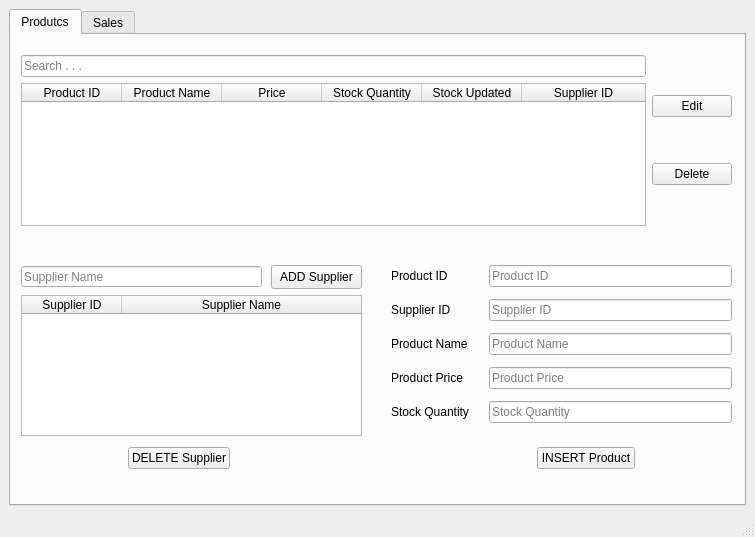
<?xml version="1.0" encoding="UTF-8"?>
<ui version="4.0">
 <class>MainWindow</class>
 <widget class="QMainWindow" name="MainWindow">
  <property name="geometry">
   <rect>
    <x>0</x>
    <y>0</y>
    <width>755</width>
    <height>537</height>
   </rect>
  </property>
  <property name="windowTitle">
   <string>Simple Shop Management System</string>
  </property>
  <widget class="QWidget" name="centralwidget">
   <layout class="QVBoxLayout" name="verticalLayout">
    <item>
     <widget class="QTabWidget" name="tabWidget">
      <property name="currentIndex">
       <number>0</number>
      </property>
      <widget class="QWidget" name="tab_products">
       <attribute name="title">
        <string>Produtcs</string>
       </attribute>
       <widget class="QTableWidget" name="supplier_table">
        <property name="geometry">
         <rect>
          <x>10</x>
          <y>260</y>
          <width>341</width>
          <height>141</height>
         </rect>
        </property>
        <property name="sizeAdjustPolicy">
         <enum>QAbstractScrollArea::AdjustToContents</enum>
        </property>
        <property name="editTriggers">
         <set>QAbstractItemView::NoEditTriggers</set>
        </property>
        <property name="selectionMode">
         <enum>QAbstractItemView::SingleSelection</enum>
        </property>
        <property name="selectionBehavior">
         <enum>QAbstractItemView::SelectRows</enum>
        </property>
        <property name="showGrid">
         <bool>true</bool>
        </property>
        <property name="sortingEnabled">
         <bool>true</bool>
        </property>
        <attribute name="horizontalHeaderCascadingSectionResizes">
         <bool>true</bool>
        </attribute>
        <attribute name="horizontalHeaderStretchLastSection">
         <bool>true</bool>
        </attribute>
        <attribute name="verticalHeaderVisible">
         <bool>false</bool>
        </attribute>
        <attribute name="verticalHeaderCascadingSectionResizes">
         <bool>true</bool>
        </attribute>
        <attribute name="verticalHeaderShowSortIndicator" stdset="0">
         <bool>false</bool>
        </attribute>
        <attribute name="verticalHeaderStretchLastSection">
         <bool>false</bool>
        </attribute>
        <column>
         <property name="text">
          <string>Supplier ID</string>
         </property>
        </column>
        <column>
         <property name="text">
          <string>Supplier Name</string>
         </property>
        </column>
       </widget>
       <widget class="QLineEdit" name="sfield">
        <property name="geometry">
         <rect>
          <x>10</x>
          <y>231</y>
          <width>241</width>
          <height>21</height>
         </rect>
        </property>
        <property name="text">
         <string/>
        </property>
        <property name="placeholderText">
         <string>Supplier Name</string>
        </property>
       </widget>
       <widget class="QPushButton" name="pb_add_supplier">
        <property name="geometry">
         <rect>
          <x>260</x>
          <y>230</y>
          <width>91</width>
          <height>24</height>
         </rect>
        </property>
        <property name="text">
         <string>ADD Supplier</string>
        </property>
       </widget>
       <widget class="QWidget" name="layoutWidget">
        <property name="geometry">
         <rect>
          <x>380</x>
          <y>230</y>
          <width>341</width>
          <height>171</height>
         </rect>
        </property>
        <layout class="QFormLayout" name="formLayout">
         <property name="horizontalSpacing">
          <number>20</number>
         </property>
         <property name="verticalSpacing">
          <number>12</number>
         </property>
         <item row="0" column="0">
          <widget class="QLabel" name="label_5">
           <property name="text">
            <string>Product ID</string>
           </property>
          </widget>
         </item>
         <item row="0" column="1">
          <widget class="QLineEdit" name="pidfield">
           <property name="readOnly">
            <bool>true</bool>
           </property>
           <property name="placeholderText">
            <string>Product ID</string>
           </property>
          </widget>
         </item>
         <item row="1" column="0">
          <widget class="QLabel" name="label_8">
           <property name="text">
            <string>Supplier ID</string>
           </property>
          </widget>
         </item>
         <item row="1" column="1">
          <widget class="QLineEdit" name="sidfield">
           <property name="text">
            <string/>
           </property>
           <property name="placeholderText">
            <string>Supplier ID</string>
           </property>
          </widget>
         </item>
         <item row="2" column="0">
          <widget class="QLabel" name="label_6">
           <property name="text">
            <string>Product Name</string>
           </property>
          </widget>
         </item>
         <item row="2" column="1">
          <widget class="QLineEdit" name="pnamefield">
           <property name="placeholderText">
            <string>Product Name</string>
           </property>
          </widget>
         </item>
         <item row="3" column="0">
          <widget class="QLabel" name="label_7">
           <property name="text">
            <string>Product Price</string>
           </property>
          </widget>
         </item>
         <item row="3" column="1">
          <widget class="QLineEdit" name="ppricefield">
           <property name="placeholderText">
            <string>Product Price</string>
           </property>
          </widget>
         </item>
         <item row="4" column="0">
          <widget class="QLabel" name="label_9">
           <property name="text">
            <string>Stock Quantity</string>
           </property>
          </widget>
         </item>
         <item row="4" column="1">
          <widget class="QLineEdit" name="sqfield">
           <property name="text">
            <string/>
           </property>
           <property name="placeholderText">
            <string>Stock Quantity</string>
           </property>
          </widget>
         </item>
        </layout>
       </widget>
       <widget class="QWidget" name="layoutWidget">
        <property name="geometry">
         <rect>
          <x>10</x>
          <y>20</y>
          <width>711</width>
          <height>171</height>
         </rect>
        </property>
        <layout class="QHBoxLayout" name="horizontalLayout_2">
         <item>
          <layout class="QVBoxLayout" name="verticalLayout_2">
           <item>
            <widget class="QLineEdit" name="psearch_field">
             <property name="placeholderText">
              <string>Search . . .</string>
             </property>
             <property name="clearButtonEnabled">
              <bool>true</bool>
             </property>
            </widget>
           </item>
           <item>
            <widget class="QTableWidget" name="products_table">
             <property name="sizeAdjustPolicy">
              <enum>QAbstractScrollArea::AdjustToContents</enum>
             </property>
             <property name="editTriggers">
              <set>QAbstractItemView::NoEditTriggers</set>
             </property>
             <property name="selectionMode">
              <enum>QAbstractItemView::SingleSelection</enum>
             </property>
             <property name="selectionBehavior">
              <enum>QAbstractItemView::SelectRows</enum>
             </property>
             <property name="sortingEnabled">
              <bool>true</bool>
             </property>
             <attribute name="horizontalHeaderStretchLastSection">
              <bool>true</bool>
             </attribute>
             <attribute name="verticalHeaderVisible">
              <bool>false</bool>
             </attribute>
             <attribute name="verticalHeaderShowSortIndicator" stdset="0">
              <bool>false</bool>
             </attribute>
             <column>
              <property name="text">
               <string>Product ID</string>
              </property>
             </column>
             <column>
              <property name="text">
               <string>Product Name</string>
              </property>
             </column>
             <column>
              <property name="text">
               <string>Price</string>
              </property>
             </column>
             <column>
              <property name="text">
               <string>Stock Quantity</string>
              </property>
             </column>
             <column>
              <property name="text">
               <string>Stock Updated</string>
              </property>
             </column>
             <column>
              <property name="text">
               <string>Supplier ID</string>
              </property>
             </column>
            </widget>
           </item>
          </layout>
         </item>
         <item>
          <layout class="QVBoxLayout" name="verticalLayout_3">
           <item>
            <widget class="QPushButton" name="pb_edit_product">
             <property name="text">
              <string>Edit</string>
             </property>
            </widget>
           </item>
           <item>
            <widget class="QPushButton" name="pb_delete_product">
             <property name="text">
              <string>Delete</string>
             </property>
            </widget>
           </item>
          </layout>
         </item>
        </layout>
       </widget>
       <widget class="QWidget" name="layoutWidget">
        <property name="geometry">
         <rect>
          <x>10</x>
          <y>410</y>
          <width>711</width>
          <height>26</height>
         </rect>
        </property>
        <layout class="QHBoxLayout" name="horizontalLayout_3">
         <property name="spacing">
          <number>210</number>
         </property>
         <property name="leftMargin">
          <number>10</number>
         </property>
         <item>
          <widget class="QPushButton" name="pb_delete_supplier">
           <property name="sizePolicy">
            <sizepolicy hsizetype="Fixed" vsizetype="Fixed">
             <horstretch>0</horstretch>
             <verstretch>0</verstretch>
            </sizepolicy>
           </property>
           <property name="text">
            <string>DELETE Supplier</string>
           </property>
          </widget>
         </item>
         <item>
          <widget class="QPushButton" name="pb_insert_update_product">
           <property name="sizePolicy">
            <sizepolicy hsizetype="Fixed" vsizetype="Fixed">
             <horstretch>0</horstretch>
             <verstretch>0</verstretch>
            </sizepolicy>
           </property>
           <property name="text">
            <string>INSERT Product</string>
           </property>
          </widget>
         </item>
        </layout>
       </widget>
      </widget>
      <widget class="QWidget" name="tab_sales">
       <attribute name="title">
        <string>Sales</string>
       </attribute>
       <widget class="QPushButton" name="pb_insert_update_sale">
        <property name="geometry">
         <rect>
          <x>330</x>
          <y>400</y>
          <width>75</width>
          <height>24</height>
         </rect>
        </property>
        <property name="text">
         <string>Insert</string>
        </property>
       </widget>
       <widget class="QWidget" name="layoutWidget">
        <property name="geometry">
         <rect>
          <x>10</x>
          <y>280</y>
          <width>711</width>
          <height>111</height>
         </rect>
        </property>
        <layout class="QGridLayout" name="gridLayout">
         <item row="0" column="4">
          <widget class="QLineEdit" name="s_pidfield">
           <property name="text">
            <string/>
           </property>
           <property name="placeholderText">
            <string>Product ID</string>
           </property>
          </widget>
         </item>
         <item row="1" column="4">
          <widget class="QLineEdit" name="s_pqfield">
           <property name="text">
            <string/>
           </property>
           <property name="placeholderText">
            <string>Purchase Quantity</string>
           </property>
          </widget>
         </item>
         <item row="1" column="1">
          <widget class="QLineEdit" name="s_cnfield">
           <property name="text">
            <string/>
           </property>
           <property name="placeholderText">
            <string>Customer Name</string>
           </property>
          </widget>
         </item>
         <item row="0" column="3">
          <widget class="QLabel" name="label_2">
           <property name="text">
            <string>Product ID</string>
           </property>
          </widget>
         </item>
         <item row="0" column="0">
          <widget class="QLabel" name="label">
           <property name="text">
            <string>Sales ID</string>
           </property>
          </widget>
         </item>
         <item row="1" column="0">
          <widget class="QLabel" name="label_3">
           <property name="text">
            <string>Customer Name</string>
           </property>
          </widget>
         </item>
         <item row="0" column="1">
          <widget class="QLineEdit" name="s_sidfield">
           <property name="enabled">
            <bool>false</bool>
           </property>
           <property name="text">
            <string/>
           </property>
           <property name="readOnly">
            <bool>true</bool>
           </property>
           <property name="placeholderText">
            <string>Sales ID</string>
           </property>
          </widget>
         </item>
         <item row="1" column="3">
          <widget class="QLabel" name="label_4">
           <property name="text">
            <string>Purchase Quantity</string>
           </property>
          </widget>
         </item>
         <item row="0" column="2">
          <spacer name="horizontalSpacer">
           <property name="orientation">
            <enum>Qt::Horizontal</enum>
           </property>
           <property name="sizeHint" stdset="0">
            <size>
             <width>40</width>
             <height>20</height>
            </size>
           </property>
          </spacer>
         </item>
        </layout>
       </widget>
       <widget class="QWidget" name="layoutWidget">
        <property name="geometry">
         <rect>
          <x>10</x>
          <y>20</y>
          <width>711</width>
          <height>254</height>
         </rect>
        </property>
        <layout class="QGridLayout" name="gridLayout_2">
         <item row="0" column="0">
          <widget class="QLineEdit" name="ssearch_field">
           <property name="placeholderText">
            <string>Search . . .</string>
           </property>
           <property name="clearButtonEnabled">
            <bool>true</bool>
           </property>
          </widget>
         </item>
         <item row="1" column="0">
          <widget class="QTableWidget" name="sales_table">
           <property name="sizeAdjustPolicy">
            <enum>QAbstractScrollArea::AdjustToContents</enum>
           </property>
           <property name="editTriggers">
            <set>QAbstractItemView::NoEditTriggers</set>
           </property>
           <property name="selectionMode">
            <enum>QAbstractItemView::SingleSelection</enum>
           </property>
           <property name="selectionBehavior">
            <enum>QAbstractItemView::SelectRows</enum>
           </property>
           <attribute name="horizontalHeaderStretchLastSection">
            <bool>true</bool>
           </attribute>
           <attribute name="verticalHeaderVisible">
            <bool>false</bool>
           </attribute>
           <attribute name="verticalHeaderShowSortIndicator" stdset="0">
            <bool>false</bool>
           </attribute>
           <column>
            <property name="text">
             <string>Sales ID</string>
            </property>
           </column>
           <column>
            <property name="text">
             <string>Customer Name</string>
            </property>
           </column>
           <column>
            <property name="text">
             <string>Product Name</string>
            </property>
           </column>
           <column>
            <property name="text">
             <string>Quantity</string>
            </property>
           </column>
           <column>
            <property name="text">
             <string>Total Costs</string>
            </property>
           </column>
           <column>
            <property name="text">
             <string>Sales Date</string>
            </property>
           </column>
          </widget>
         </item>
         <item row="2" column="0">
          <layout class="QHBoxLayout" name="horizontalLayout" stretch="10,0,5,0,10">
           <item>
            <spacer name="horizontalSpacer_3">
             <property name="orientation">
              <enum>Qt::Horizontal</enum>
             </property>
             <property name="sizeHint" stdset="0">
              <size>
               <width>40</width>
               <height>20</height>
              </size>
             </property>
            </spacer>
           </item>
           <item>
            <widget class="QPushButton" name="pb_delete_sale">
             <property name="sizePolicy">
              <sizepolicy hsizetype="Preferred" vsizetype="Fixed">
               <horstretch>5</horstretch>
               <verstretch>0</verstretch>
              </sizepolicy>
             </property>
             <property name="text">
              <string>Delete</string>
             </property>
            </widget>
           </item>
           <item>
            <spacer name="horizontalSpacer_2">
             <property name="orientation">
              <enum>Qt::Horizontal</enum>
             </property>
             <property name="sizeHint" stdset="0">
              <size>
               <width>40</width>
               <height>20</height>
              </size>
             </property>
            </spacer>
           </item>
           <item>
            <widget class="QPushButton" name="pb_edit_sale">
             <property name="sizePolicy">
              <sizepolicy hsizetype="Preferred" vsizetype="Fixed">
               <horstretch>5</horstretch>
               <verstretch>0</verstretch>
              </sizepolicy>
             </property>
             <property name="text">
              <string>Edit</string>
             </property>
            </widget>
           </item>
           <item>
            <spacer name="horizontalSpacer_4">
             <property name="orientation">
              <enum>Qt::Horizontal</enum>
             </property>
             <property name="sizeHint" stdset="0">
              <size>
               <width>40</width>
               <height>20</height>
              </size>
             </property>
            </spacer>
           </item>
          </layout>
         </item>
        </layout>
       </widget>
      </widget>
     </widget>
    </item>
   </layout>
  </widget>
  <widget class="QStatusBar" name="statusbar"/>
 </widget>
 <resources/>
 <connections/>
</ui>
